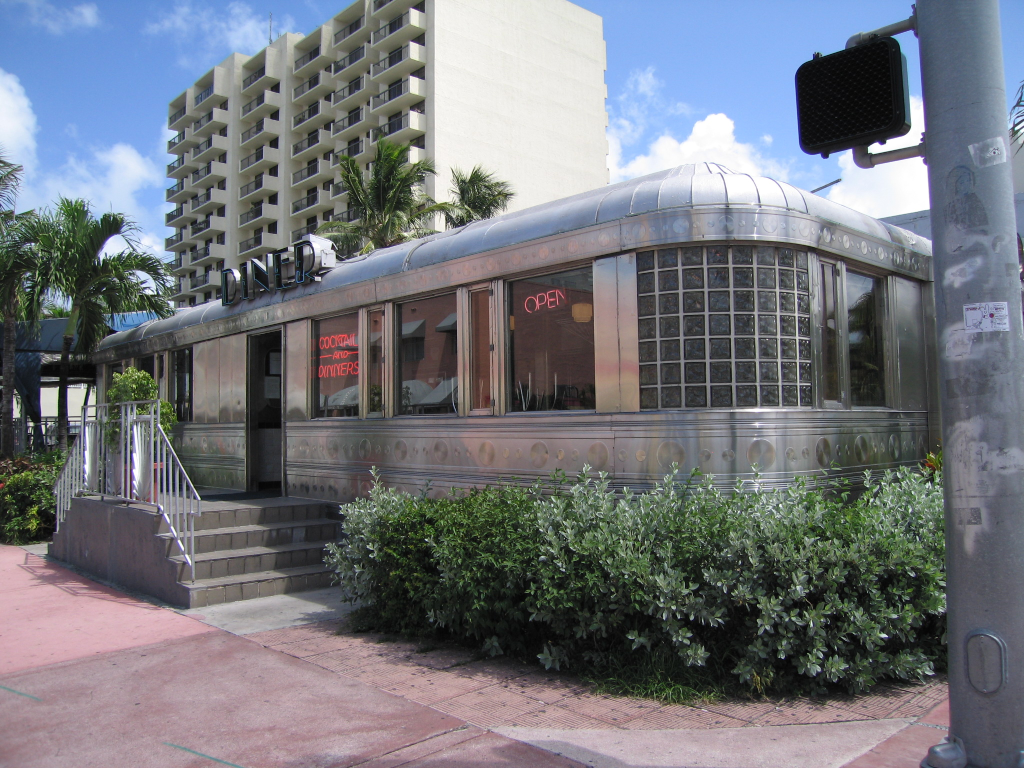
#> input picture manmade_test/sun_afjpfomkltxlgdqw.jpg, 2048 x 1536 px (shown at 1/2 size)
$ python feature_extract.py
#> lines starting #> are read from the running program, lines starting #| are printed output that depends on the picture
#> further down, img is the input picture: shape (1536, 2048, 3); mean B, G, R 123, 116.9, 114.2
import itertools
import os

import cv2
import numpy as np
import math

import matplotlib.pyplot as plt


# [19 lines left out: function cal_hist, not called in this run]


def hsv_processing(img):
    hsv_img = cv2.cvtColor(img, cv2.COLOR_RGB2HSV)
#> hsv_img: shape (1536, 2048, 3); mean H, S, V 68.7, 46.2, 131.5
    hsv_img_height = hsv_img.shape[0]
#> hsv_img_height = 1536
    hsv_img_width = hsv_img.shape[1]
#> hsv_img_width = 2048

    # HSV range H,[0,360); S,[0,1); V,[0,1)
    # opencv HSV range h,[0,180); s,[0,255); v,[0,255)

    h_quantized = np.zeros((hsv_img_height, hsv_img_width), dtype=np.uint8)
    s_quantized = np.zeros((hsv_img_height, hsv_img_width), dtype=np.uint8)
    v_quantized = np.zeros((hsv_img_height, hsv_img_width), dtype=np.uint8)

    h = hsv_img[:, :, 0]
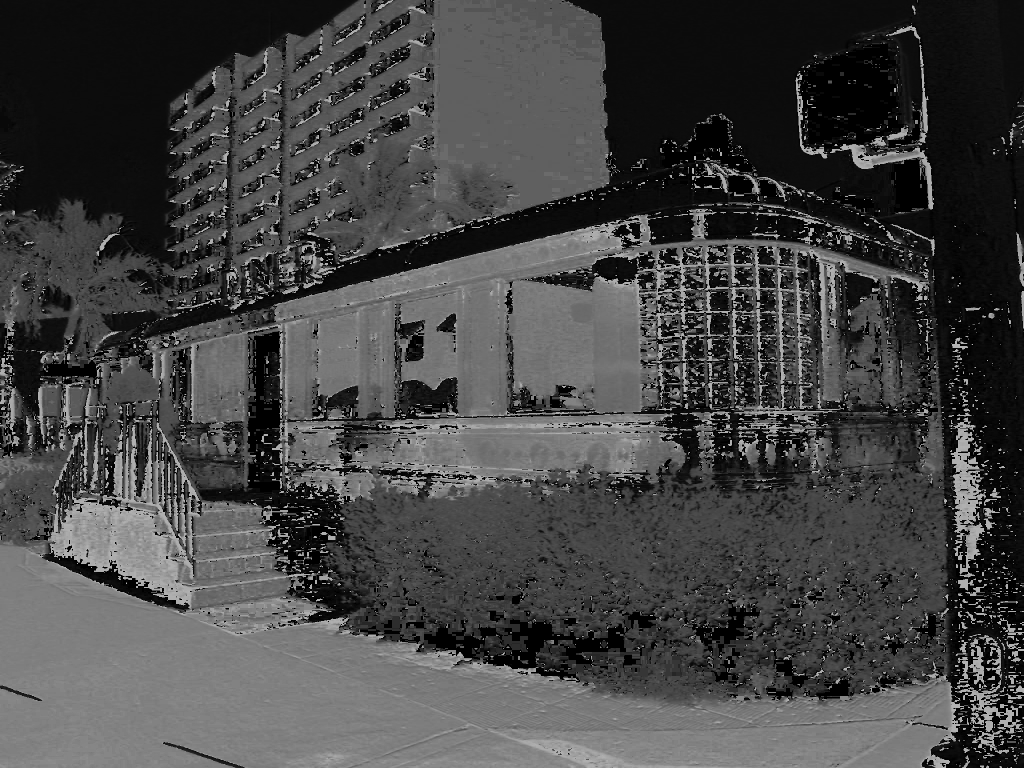
#> h: shape (1536, 2048) (shown at 1/2 size); min 0, max 179, mean 68.7
    s = hsv_img[:, :, 1]
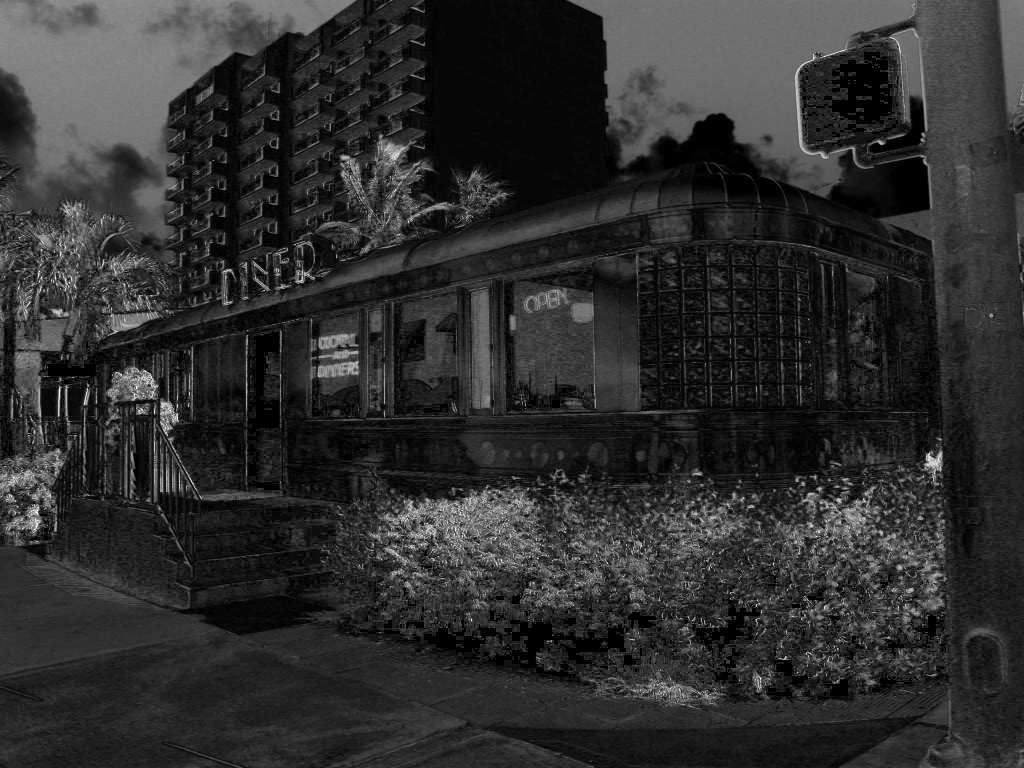
#> s: shape (1536, 2048) (shown at 1/2 size); min 0, max 255, mean 46.2
    v = hsv_img[:, :, 2]
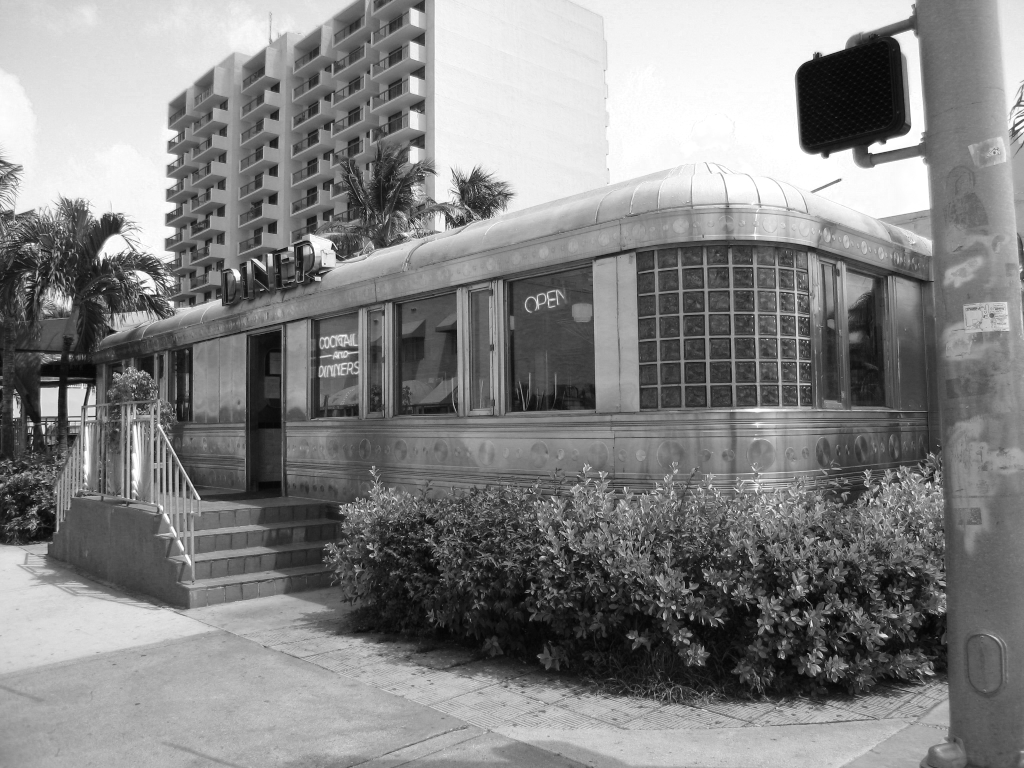
#> v: shape (1536, 2048) (shown at 1/2 size); min 0, max 255, mean 131.5

    h = 2 * h
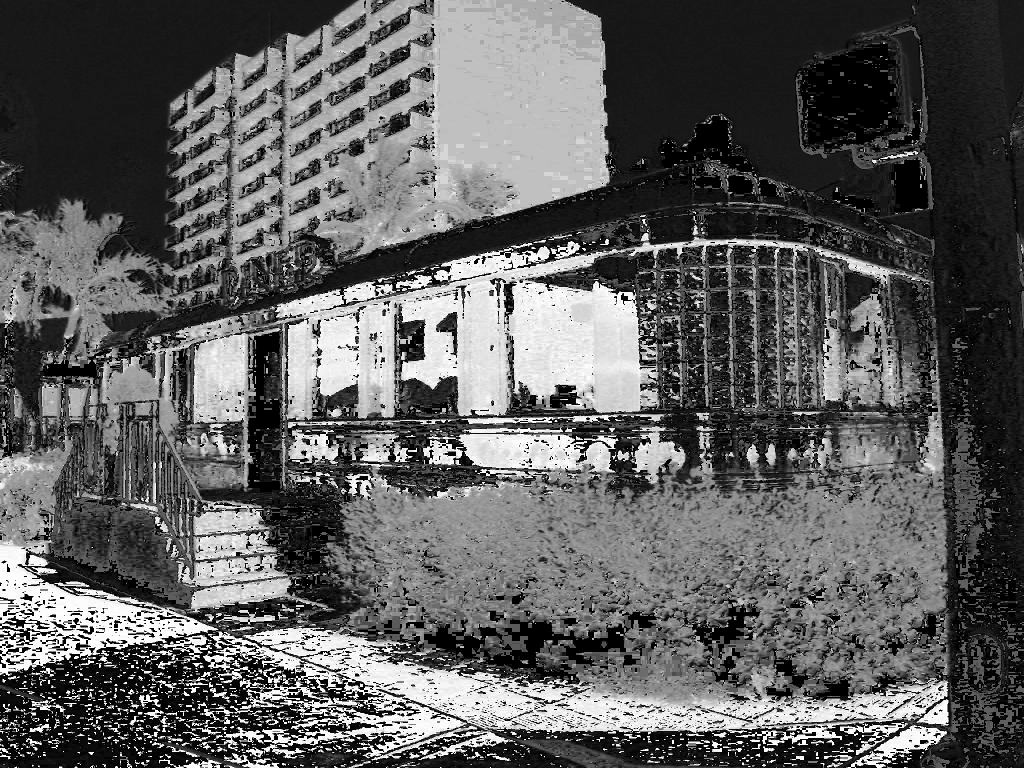
#> h: shape (1536, 2048) (shown at 1/2 size); min 0, max 254, mean 94.6
    h_quantized[(h > 315) | (h <= 200)] = 0
    h_quantized[(h > 20) & (h <= 40)] = 1
    h_quantized[(h > 40) & (h <= 75)] = 2
    h_quantized[(h > 75) & (h <= 155)] = 3
    h_quantized[(h > 155) & (h <= 190)] = 4
    h_quantized[(h > 190) & (h <= 270)] = 5
    h_quantized[(h > 270) & (h <= 295)] = 6
    h_quantized[(h > 295) & (h <= 315)] = 7

    # 255*0.2 =51; 255*0.7=178
    s_quantized[(s <= 51)] = 0
    s_quantized[(s > 51) & (s <= 178)] = 1
    s_quantized[(s > 178)] = 2

    v_quantized[(v <= 51)] = 0
    v_quantized[(v > 51) & (v <= 178)] = 1
    v_quantized[(v > 178)] = 2

    final_score = 9 * h_quantized + 3 * s_quantized + v_quantized
    hist = cv2.calcHist([final_score], [0], None, [72], [0, 71]) / (hsv_img_height * hsv_img_width)
    # this hist is normalized
    hist_array = np.array(hist).flatten().tolist()
    return hist_array


# [233 lines left out: functions zeros_location, edge_dir, cal_connection_areas, coherence_vector, coherence_vector_plot, histogram_plot, not called in this run]


if __name__ == '__main__':
    img = cv2.imread("manmade_test/sun_afjpfomkltxlgdqw.jpg")
    # coherence_vector_plot(img)
    hist = hsv_processing(img)
#> hist = 72 values, max 0.127 at index 1, min 0 at index 8, mean 0.0139
    hist = np.array(hist).flatten().tolist()
    print(hist)
#> (printed output is left out)
    # plt.plot(hist)
    # plt.show()
    plt.figure()
    Y = np.arange(0, 72)
    plt.bar(Y, hist, 1)
    plt.xlabel("color segment")
    plt.ylabel("histogram")
    plt.show()
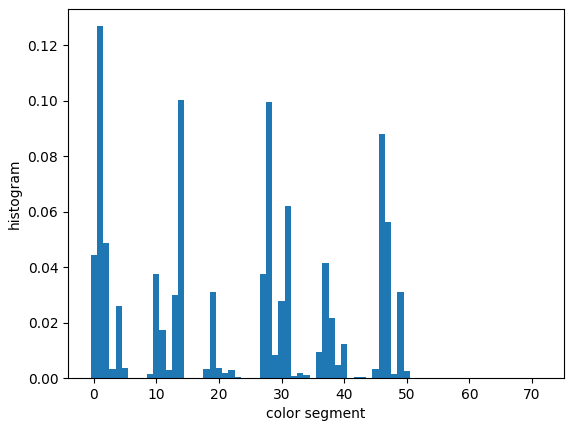
#> figure drawn by matplotlib, 1 panel; tallest bar 0.127 high, from x = 0.5 to 1.5

    cv2.imshow("1", img)

    cv2.waitKey(0)
